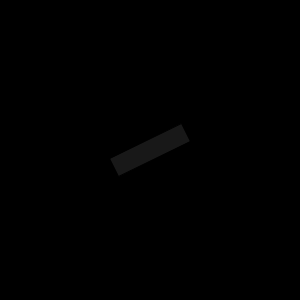
Frame 1 (no input)
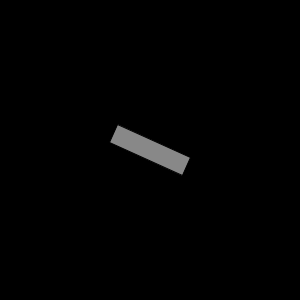
Frame 60 (the mouse pressed at the canvas centre just before this capture)
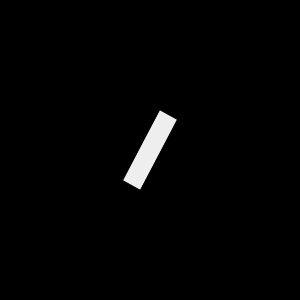
Frame 120 (the mouse held since frame 60 and released just before this capture)

The Processing sketch that drew these frames (run headless with seeded random() and noise(); from frame 60 on, the mouse is pressed at the canvas centre):

// Processing sketch: animatedGIF
// ── animatedGIF.pde
float rotationAngle = 1.1;

void setup() {
  size(300, 300);
  frameRate(60);
}

void draw() {
  if (frameCount <= 500) {
    rotationAngle = rotationAngle * 1.01;
  }
  if (frameCount >= 501 && frameCount <= 1000) {
    rotationAngle = rotationAngle / 1.01;
  }
  background(0);
  fill(.1 * millis());
  translate(width/2, height/2);
  rectMode(CENTER);
  rotate(rotationAngle/1);
  rect(0, 0, 20, 80);
}
